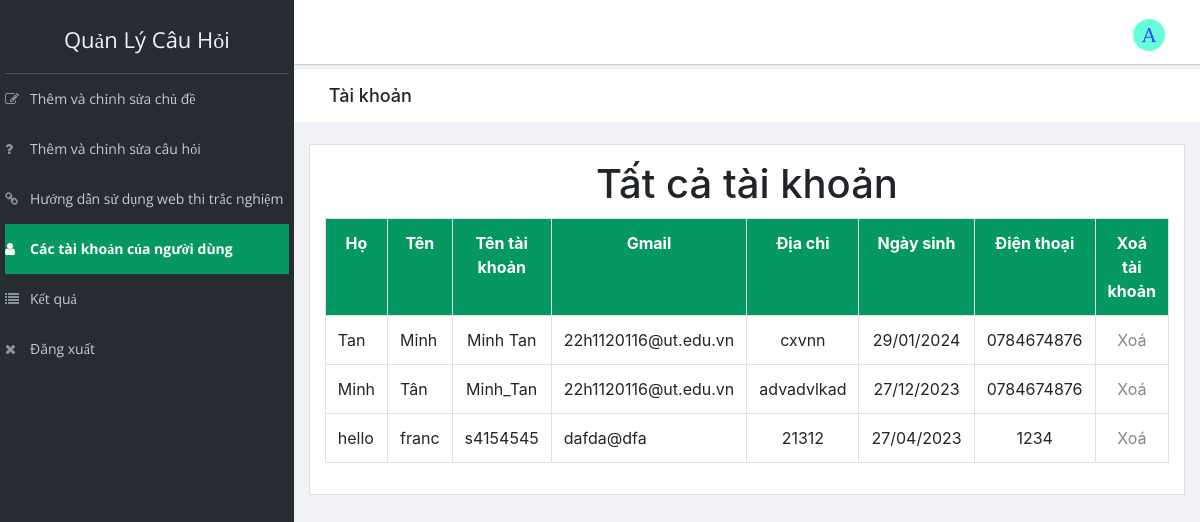
The page /Quiz-Web/online-quiz/admin/user_acc.php (signed in) on the database its author committed.
### tables this page shows
CREATE TABLE `registration` (
  `id` int(5) NOT NULL,
  `firstname` varchar(50) NOT NULL,
  `lastname` varchar(50) NOT NULL,
  `username` varchar(50) NOT NULL,
  `password` varchar(50) NOT NULL,
  `email` varchar(50) NOT NULL,
  `contact` varchar(50) NOT NULL,
  `birthday` varchar(100) NOT NULL,
  `phonenum` varchar(100) NOT NULL
);

### Quiz-Web/online-quiz/admin/user_acc.php (the view, shortened to what this page needs)
<?php
include "header_user_acc.php";
include "../connection.php";
    ?>
<div class="breadcrumbs">
    <div class="col-sm-4">
        <div class="page-header float-left">
            <div class="page-title">
                <h1>Tài khoản</h1>
            </div>
        </div>
    </div>
</div>
<div class="content mt-3">
    <div class="animated fadeIn">
        <div class="row">
            <div class="col-lg-12">
                <div class="card">
                    <div class="card-body">
                        <center>
                            <h1 style="margin-bottom: 10px;">Tất cả tài khoản</h1>
                        </center>
                        <?php
$res=mysqli_query($link,"select * from registration order by id desc");
$count=mysqli_num_rows($res);
if($count==0)
{
    ?>
                        <center>
                            <h1>Không có tài khoản nào</h1>
                        </center>
                        <?php
}
else{
    echo "<table class='table table-bordered'>";
    echo "<tr style='background-color:#059862; color:white;'>";
    echo "<th style='text-align:center;'>"; echo "Họ"; echo "</th>";
    echo "<th style='text-align:center;'>"; echo "Tên"; echo "</th>";
    echo "<th style='text-align:center;'>"; echo "Tên tài khoản"; echo "</th>";
    echo "<th style='text-align:center;'>"; echo "Gmail"; echo "</th>";
    echo "<th style='text-align:center;'>";echo "Địa chỉ"; echo "</th>";
    echo "<th style='text-align:center;'>";echo "Ngày sinh"; echo "</th>";
    echo "<th style='text-align:center;'>";echo "Điện thoại"; echo "</th>";
    echo "<th style='text-align:center;'>";echo "Xoá tài khoản"; echo "</th>";
    echo "</tr>";
    while($row=mysqli_fetch_array($res))
    {
        echo "<tr>";
        echo "<td>"; echo $row["lastname"]; echo "</td>";
        echo "<td>"; echo $row["firstname"]; echo "</td>";
        echo "<td style='text-align:center;'>"; echo $row["username"]; echo "</td>";
        echo "<td>"; echo $row["email"]; echo "</td>";
        echo "<td style='text-align:center;'>";echo $row["contact"]; echo "</td>";
        echo "<td style='text-align:center;'>";echo date('d/m/Y', strtotime($row["birthday"]));echo "</td>";
        echo "<td style='text-align:center;'>";echo $row["phonenum"]; echo "</td>";
         echo "<td style='text-align:center;'>";
        ?>
                        <a href="delete_acc.php?id=<?php echo $row['id'];?>">Xoá</a>
                        <?php
        echo "</td>";
        echo "</tr>";
    }
    echo "</table>";
}
?>
                    </div>
                </div>
            </div>
        </div>
    </div>
</div>

### rows shown on the page
registration: lastname "Tan", firstname "Minh", username "Minh Tan", email "22h1120116@ut.edu.vn", contact "cxvnn", birthday "29/01/2024", phonenum "0784674876"
registration: lastname "Minh", firstname "Tân", username "Minh_Tan", email "22h1120116@ut.edu.vn", contact "advadvlkad", birthday "27/12/2023", phonenum "0784674876"
registration: lastname "hello", firstname "franc", username "s4154545", email "dafda@dfa", contact "21312", birthday "27/04/2023", phonenum "1234"
